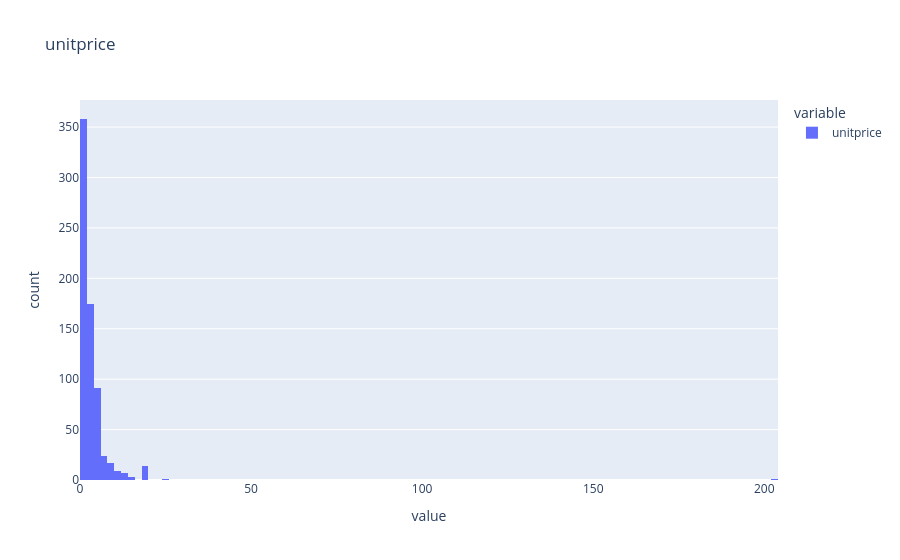
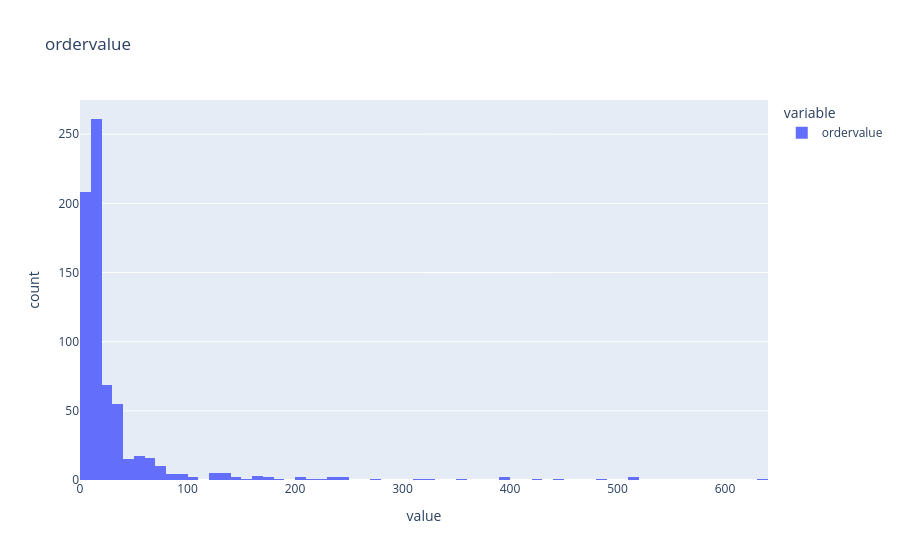
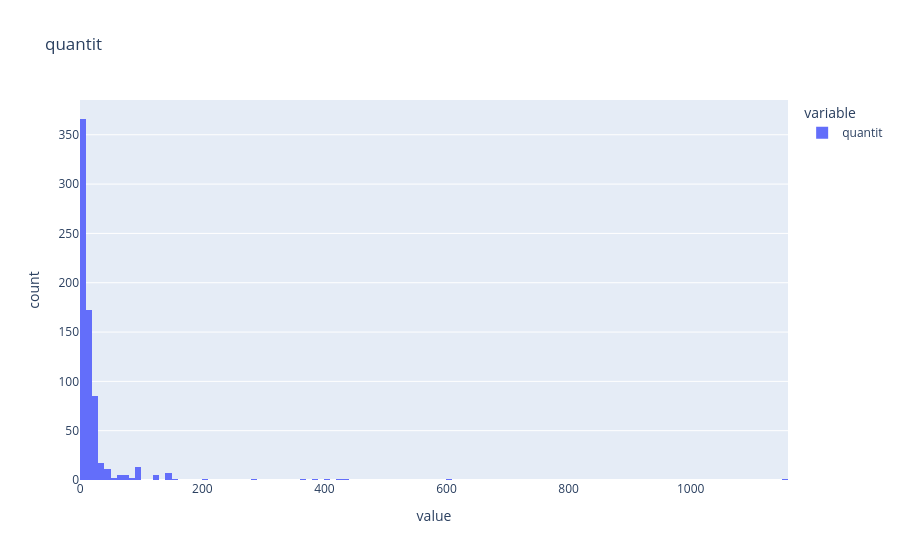
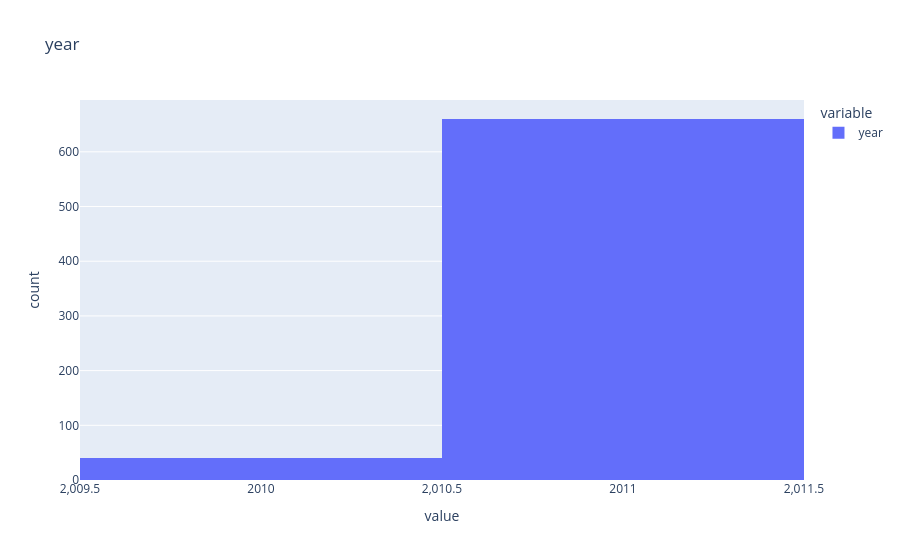

The cell these charts' notebook holds for them, in order:
### Code cell
num_cols = df.select_dtypes(include= ['int', 'float']).columns[1:]

for col in num_cols:
    print(f"this is {col} column")
    px.histogram(df[col], title= col).show()

### Figure 1 — Plotly figure (JSON) as saved in the notebook; plotly's stock layout.template omitted (floating-point values rounded to 4 significant figures; data arrays with more than 128 entries replaced by an {"elided": "..."} marker saying what was removed)
{"data": [{"bingroup": "x", "hovertemplate": "variable=unitprice<br>value=%{x}<br>count=%{y}<extra></extra>", "legendgroup": "unitprice", "marker": {"color": "#636efa", "pattern": {"shape": ""}}, "name": "unitprice", "orientation": "v", "showlegend": true, "type": "histogram", "x": {"elided": "700 float values"}, "xaxis": "x", "yaxis": "y"}], "layout": {"barmode": "relative", "legend": {"title": {"text": "variable"}, "tracegroupgap": 0}, "title": {"text": "unitprice"}, "xaxis": {"anchor": "y", "domain": [0, 1], "title": {"text": "value"}}, "yaxis": {"anchor": "x", "domain": [0, 1], "title": {"text": "count"}}}}

### Figure 2 — Plotly figure (JSON) as saved in the notebook; plotly's stock layout.template omitted (floating-point values rounded to 4 significant figures; data arrays with more than 128 entries replaced by an {"elided": "..."} marker saying what was removed)
{"data": [{"bingroup": "x", "hovertemplate": "variable=ordervalue<br>value=%{x}<br>count=%{y}<extra></extra>", "legendgroup": "ordervalue", "marker": {"color": "#636efa", "pattern": {"shape": ""}}, "name": "ordervalue", "orientation": "v", "showlegend": true, "type": "histogram", "x": {"elided": "700 float values"}, "xaxis": "x", "yaxis": "y"}], "layout": {"barmode": "relative", "legend": {"title": {"text": "variable"}, "tracegroupgap": 0}, "title": {"text": "ordervalue"}, "xaxis": {"anchor": "y", "domain": [0, 1], "title": {"text": "value"}}, "yaxis": {"anchor": "x", "domain": [0, 1], "title": {"text": "count"}}}}

### Figure 3 — Plotly figure (JSON) as saved in the notebook; plotly's stock layout.template omitted (floating-point values rounded to 4 significant figures; data arrays with more than 128 entries replaced by an {"elided": "..."} marker saying what was removed)
{"data": [{"bingroup": "x", "hovertemplate": "variable=quantit<br>value=%{x}<br>count=%{y}<extra></extra>", "legendgroup": "quantit", "marker": {"color": "#636efa", "pattern": {"shape": ""}}, "name": "quantit", "orientation": "v", "showlegend": true, "type": "histogram", "x": {"elided": "700 int values"}, "xaxis": "x", "yaxis": "y"}], "layout": {"barmode": "relative", "legend": {"title": {"text": "variable"}, "tracegroupgap": 0}, "title": {"text": "quantit"}, "xaxis": {"anchor": "y", "domain": [0, 1], "title": {"text": "value"}}, "yaxis": {"anchor": "x", "domain": [0, 1], "title": {"text": "count"}}}}

### Figure 4 — Plotly figure (JSON) as saved in the notebook; plotly's stock layout.template omitted (floating-point values rounded to 4 significant figures; data arrays with more than 128 entries replaced by an {"elided": "..."} marker saying what was removed)
{"data": [{"bingroup": "x", "hovertemplate": "variable=year<br>value=%{x}<br>count=%{y}<extra></extra>", "legendgroup": "year", "marker": {"color": "#636efa", "pattern": {"shape": ""}}, "name": "year", "orientation": "v", "showlegend": true, "type": "histogram", "x": {"elided": "700 int values"}, "xaxis": "x", "yaxis": "y"}], "layout": {"barmode": "relative", "legend": {"title": {"text": "variable"}, "tracegroupgap": 0}, "title": {"text": "year"}, "xaxis": {"anchor": "y", "domain": [0, 1], "title": {"text": "value"}}, "yaxis": {"anchor": "x", "domain": [0, 1], "title": {"text": "count"}}}}
